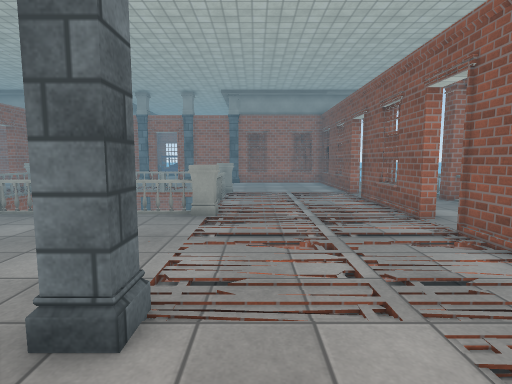
View 1 (above)

20 first-person views from a walk through a scene from a Unity 3-D project. The camera is 1.4 m above the floor, tilts 6° down and sees 80° across. The floor is counted in squares, 1 m on a side. Each view is taken from the middle of a square. On the plan, view 1 faces up. The plan holds only what a view shows up to about 14 squares ahead; the rest is blank. The place goes on beyond the plan. The player is left out. Some animated figures are left out. Door leaves are left out, so doorways stand open. Some surface patterns are stand-ins.

View 2
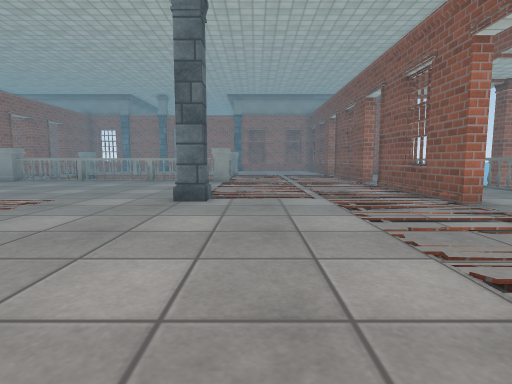

View 3
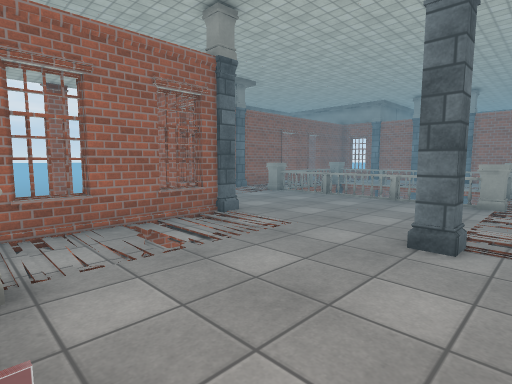

View 4
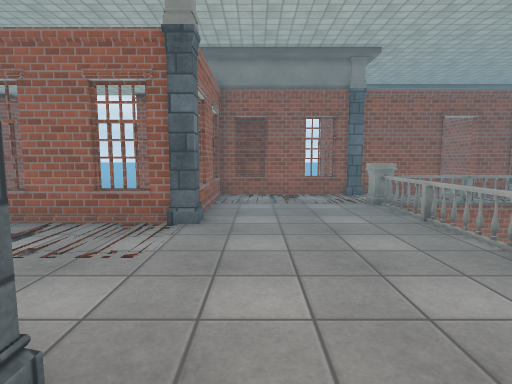

View 5
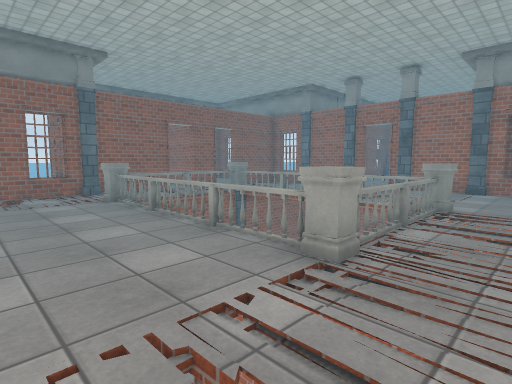

View 6
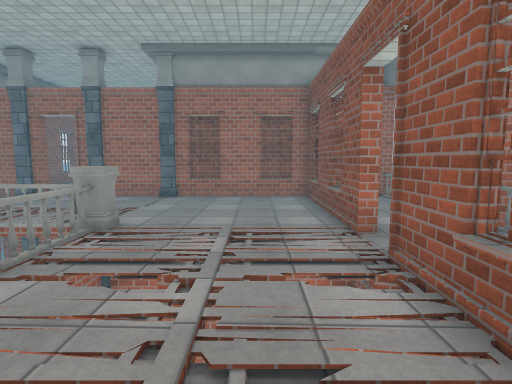

View 7
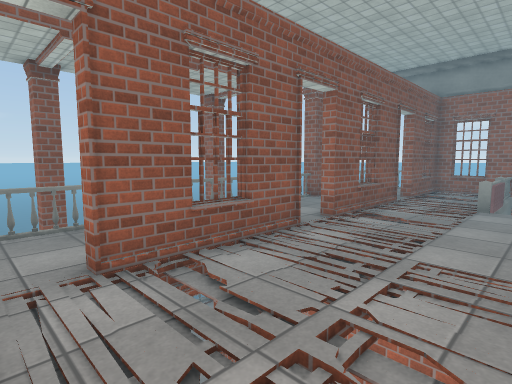

View 8
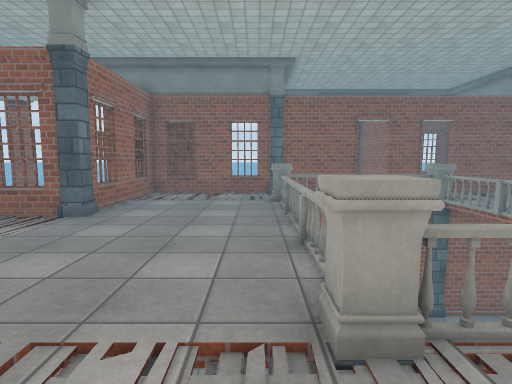

View 9
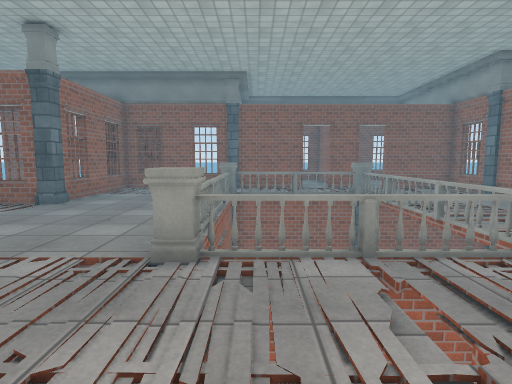

View 10
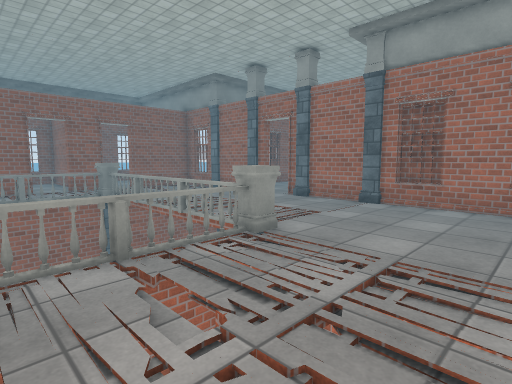

View 11
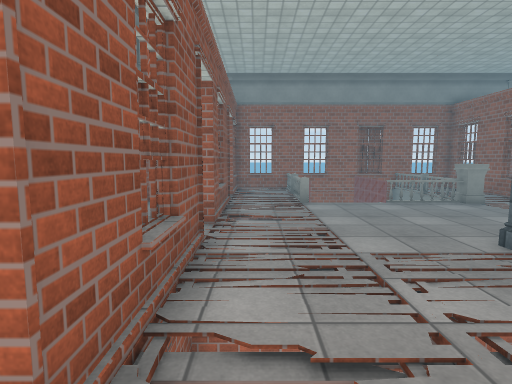

View 12
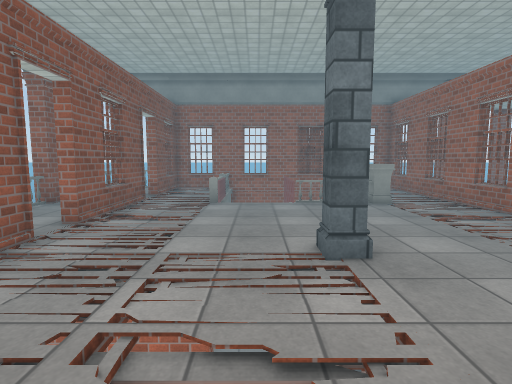

View 13
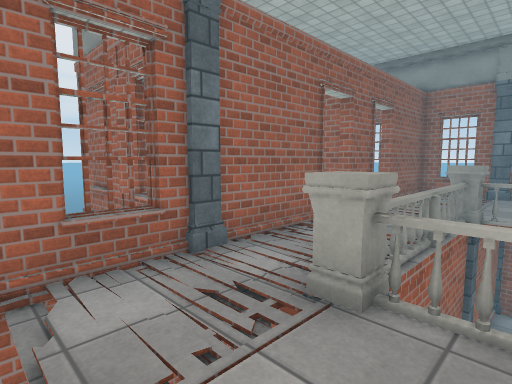

View 14
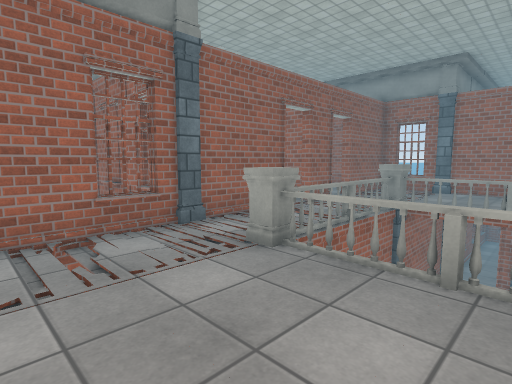

View 15
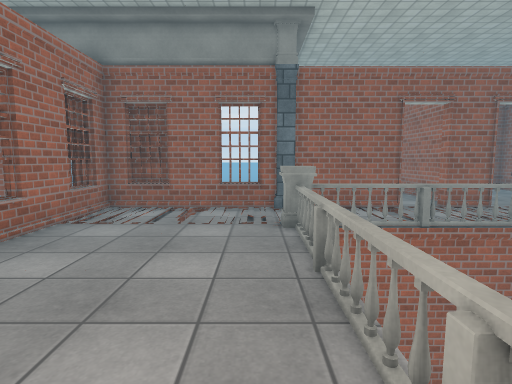

View 16
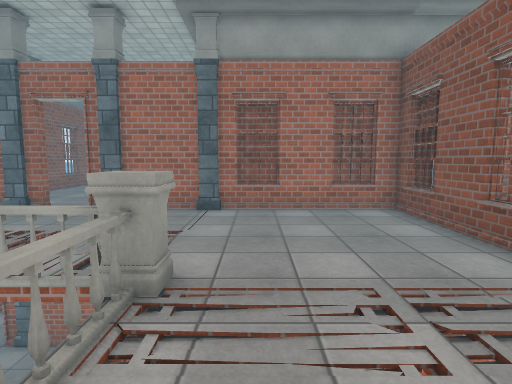

View 17
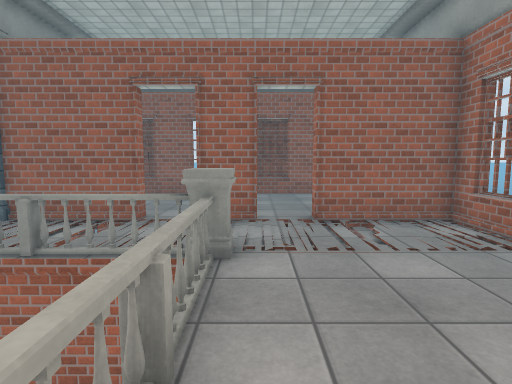

View 18
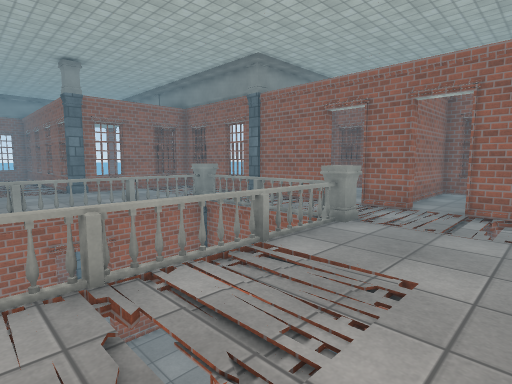

View 19
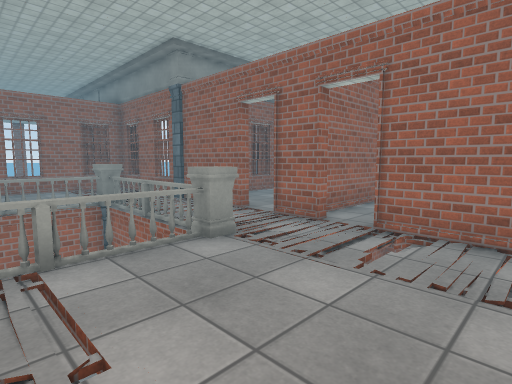

View 20
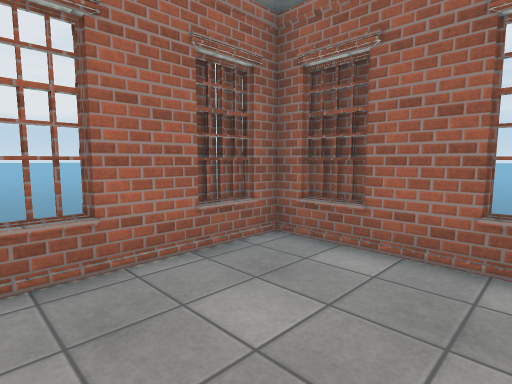

### Floor plan
Key: @ floor where view 1 was taken; # wall or solid block; x gap in a wall; . main floor; - floor 0.25 m lower than the main floor; _ floor 4 m lower than the main floor; / step, stairs or slope; D open door; = window, fence, low wall or low ledge; v drop or lower ground; C column; O other object.
Columns run from 18 left of view 1 to 9 right of it. Each row starts with its distance up from view 1.
 20            ..
 19  #  ###=ODDODDCDDO#####OO#
 18  =    #.C..C.....C....#  O
 17       #...............# .O
 16 #     #v..../.........# .
 15 #     D...../.v..D....#..
 14 ##    D.O.../////O....#.
 13 # ##DD#.OOOOOOOOOO../.#. x
 12 #.....D//O      _O////D  O
 11 #.....#/OO       Ov//v#  x
 10 #.....#/OO___    O././# .O
  9 #.....#.OO___    O///.#..O
  8 ######CDOOOOOOOOOOD...#..O
  7      ##........../////D..O
  6       #..........//./.D..O
  5       #v........./v//vD .O
  4      =#..........////.D .O
  3       #=..DC...D.CD//.#..O
  2       ####DC...DDCD./.#. O
  1            #........//D. O
  0            # v....@..v#.   v
 -1            D ......D..#..O v
 -2            D ......D/.# .O
 -3            #DD _/ /O..# .x
 -4            #..    / //D
 -5            #.       ..D
 -6            #==     O -#
 -7            #       # .=  O
 -8                    ####  O
 -9                      # OO

Where each view was taken, in squares from view 1:
view 1: 0 up, 0 right, facing up
view 2: 4 down, 0 right, facing up
view 3: 3 down, 0 right, facing up-left
view 4: 4 up, 0 right, facing left
view 5: 4 up, 1 right, facing up-left
view 6: 7 up, 2 right, facing up
view 7: 7 up, 0 right, facing down-right
view 8: 7 up, 1 right, facing left
view 9: 9 up, 3 right, facing left
view 10: 9 up, 3 right, facing up-left
view 11: 7 up, 3 right, facing down
view 12: 7 up, 0 right, facing down
view 13: 5 up, 8 left, facing up-left
view 14: 4 up, 6 left, facing up-left
view 15: 7 up, 3 left, facing left
view 16: 10 up, 0 right, facing up
view 17: 14 up, 5 left, facing left
view 18: 17 up, 3 left, facing down-left
view 19: 18 up, 6 left, facing down-left
view 20: 12 up, 13 left, facing down-left
